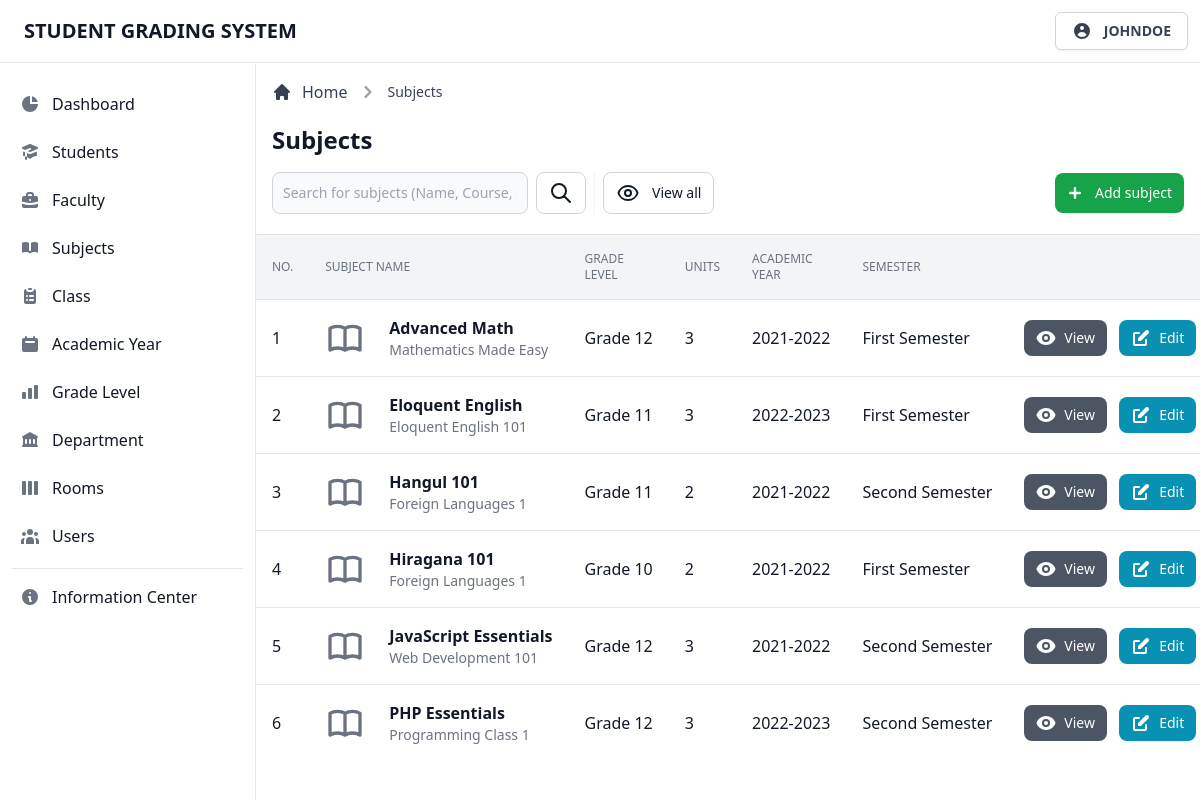
Before: /admin/view/subjects.php (signed in) with the older database file.
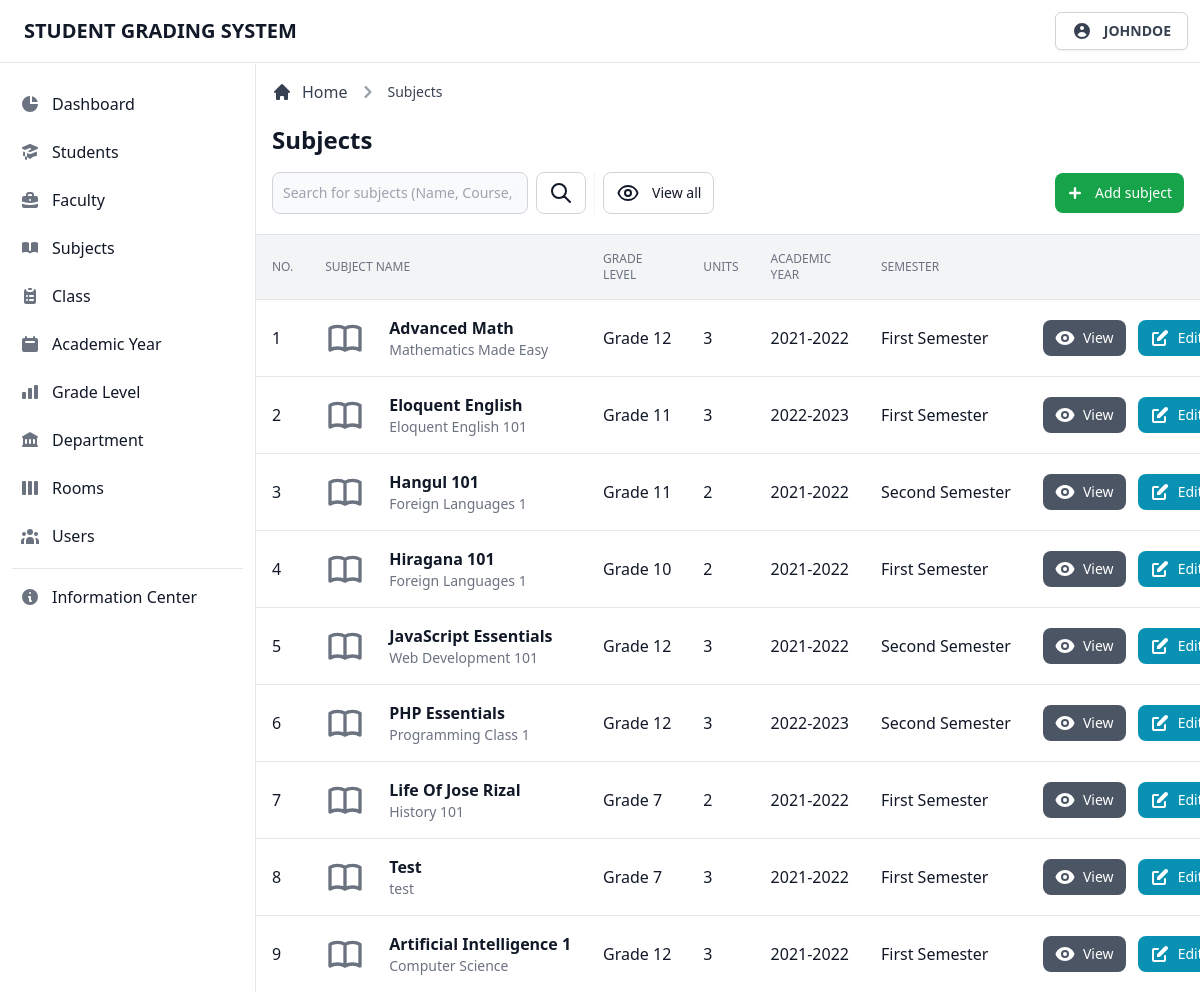
After: the same page with the newer database file.
### tables this page shows
CREATE TABLE `tblsubjects` (
  `subj_id` int(11) NOT NULL,
  `subj_code` int(11) NOT NULL,
  `subj_name` varchar(255) NOT NULL,
  `subj_desc` varchar(255) DEFAULT NULL,
  `subj_level` varchar(255) NOT NULL,
  `subj_unit` int(11) NOT NULL,
  `subj_ay` varchar(255) NOT NULL,
  `subj_sem` varchar(255) NOT NULL
);

### admin/database/database.classes.php (called while the page is built)
<?php
class Dbh
{
  private $hostname = 'localhost';
  private $username = 'root';
  private $password = '';
  private $dbname = 'dbgradingsystem';
  public function connect()
  {
    try {
      $dbh = new PDO('mysql:host=' . $this->hostname . ';dbname=' . $this->dbname, $this->username, $this->password);
      return $dbh;
    } catch (PDOException $e) {
      print "Error!: " . $e->getMessage() . "<br>";
      die();
    }
  }
}

### admin/classes/display-data.classes.php (called while the page is built, shortened)
<?php
class DisplaySubjects extends Dbh
{
  protected function getData()
  {
    $sql = 'SELECT * FROM tblsubjects;';
    $stmt = $this->connect()->query($sql);
    $result = 0;
    while ($row = $stmt->fetchAll(PDO::FETCH_ASSOC)) {
      $result = $row;
    }
    return $result;
  }
}

### admin/controller/display-data.contr.php (called while the page is built, shortened)
<?php
class DisplaySubjectsContr extends DisplaySubjects
{
  public function fetchData()
  {
    $result = $this->getData();
    return $result;
  }
}

### admin/page/subjects/subjects-table.php (the view, shortened to what this page needs)
<div class="flex flex-col min-w-full overflow-hidden overflow-x-auto align-middle shadow">
  <table class="min-w-full divide-y divide-gray-200 table-fixed">
    <thead class="bg-gray-100">
      <tr>
        <th scope="col" class="th">
          No.
        </th>
        <th scope="col" class="th">
          Subject Name
        </th>
        <th scope="col" class="th">
          Grade Level
        </th>
        <th scope="col" class="th">
          Units
        </th>
        <th scope="col" class="th">
          Academic Year
        </th>
        <th scope="col" class="th">
          Semester
        </th>
        <th scope="col" class="th">
        </th>
      </tr>
    </thead>
    <tbody class="bg-white divide-y divide-gray-200 ">
      <?php foreach ($result as $data) : ?>
        <tr class="hover:bg-gray-100 group">
          <td class="td">
            <div class="flex items-center">
              <?= $data['subj_id']; ?>
            </div>
          </td>
          <td class="td-title">
            <div class="text-sm font-normal text-gray-500">
              <div class="text-base font-semibold text-gray-900 capitalize">
                <?= $data['subj_name']; ?>
              </div>
              <div class="text-sm font-normal text-gray-500">
                <?= $data['subj_desc']; ?>
              </div>
            </div>
          </td>
          <td class="td">
            <div class="flex items-center capitalize">
              <?= $data['subj_level']; ?>
            </div>
          </td>
          <td class="td">
            <div class="flex items-center capitalize">
              <?= $data['subj_unit']; ?>
            </div>
          </td>
          <td class="td">
            <div class="flex items-center capitalize">
              <?= $data['subj_ay']; ?>
            </div>
          </td>
          <td class="td">
            <div class="flex items-center capitalize">
              <?= $data['subj_sem']; ?>
            </div>
          </td>
          <td class="p-4 space-x-2 text-right whitespace-nowrap">
            <button type="button" data-view-button data-name="<?= $data['subj_name']; ?>" data-code="<?= $data['subj_code']; ?>" data-desc="<?= $data['subj_desc']; ?>" data-level="<?= $data['subj_level']; ?>" data-unit="<?= $data['subj_unit']; ?>" data-ay="<?= $data['subj_ay']; ?>" data-sem="<?= $data['subj_sem']; ?>" class="btn-gray">
              View
            </button>
            <button type="button" data-edit-button data-id="<?= $data['subj_id']; ?>" data-name="<?= $data['subj_name']; ?>" data-code="<?= $data['subj_code']; ?>" data-desc="<?= $data['subj_desc']; ?>" data-level="<?= $data['subj_level']; ?>" data-unit="<?= $data['subj_unit']; ?>" data-ay="<?= $data['subj_ay']; ?>" data-sem="<?= $data['subj_sem']; ?>" class="btn-cyan">
              Edit
            </button>
          </td>
        </tr>
      <?php endforeach; ?>
    </tbody>
  </table>
</div>

Changed rows visible on the page:
added tblsubjects: subj_id "7", subj_name "Life Of Jose Rizal", subj_desc "History 101", subj_level "Grade 7", subj_unit "2", subj_ay "2021-2022", subj_sem "First Semester"
added tblsubjects: subj_id "8", subj_name "Test", subj_desc "test", subj_level "Grade 7", subj_unit "3", subj_ay "2021-2022", subj_sem "First Semester"
added tblsubjects: subj_id "9", subj_name "Artificial Intelligence 1", subj_desc "Computer Science", subj_level "Grade 12", subj_unit "3", subj_ay "2021-2022", subj_sem "First Semester"
